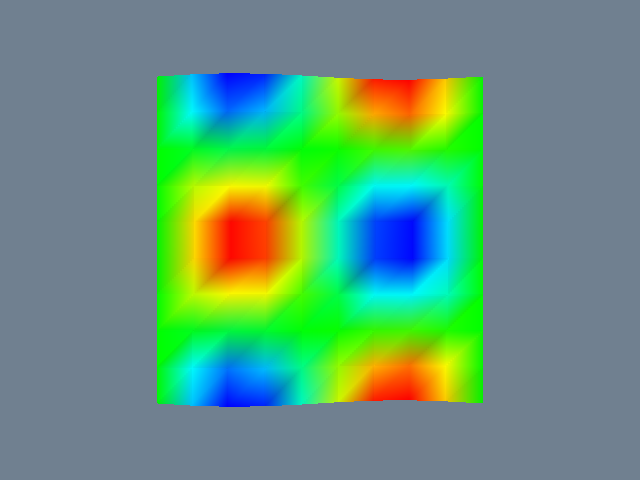

Write Python code to recreate this figure.
#!/usr/bin/env python

# Read an EnSight Gold case file using vtkGenericEnSightReader and display
# the geometry with scalar coloring.  A small EnSight Gold dataset (a quad
# surface with a scalar field) is generated if the files do not already exist.

import math
import os
from pathlib import Path

# Factory overrides: importing these modules registers the OpenGL rendering
# and interaction style implementations for vtkRenderingCore factory classes.
import vtkmodules.vtkInteractionStyle  # noqa: F401
import vtkmodules.vtkRenderingOpenGL2  # noqa: F401

# VTK pipeline classes used in this example
from vtkmodules.vtkFiltersGeometry import vtkDataSetSurfaceFilter
from vtkmodules.vtkIOEnSight import vtkGenericEnSightReader
from vtkmodules.vtkRenderingCore import (
    vtkActor,
    vtkPolyDataMapper,
    vtkRenderWindow,
    vtkRenderWindowInteractor,
    vtkRenderer,
)

# Colors (normalized RGB)
slate_gray_rgb = (0.439, 0.502, 0.565)

# Data directory: defaults to the folder containing this script
data_dir = Path(os.environ.get("VPE_DATA_DIR", Path(__file__).parent))
case_path = data_dir / "sample.case"

# Generate a minimal EnSight Gold dataset if the files do not exist
if not case_path.exists():
    nx, ny = 10, 10
    n_nodes = nx * ny
    n_cells = (nx - 1) * (ny - 1)

    # Write the geometry file
    geo_path = data_dir / "sample.geo"
    with open(geo_path, "w") as f:
        f.write("EnSight Gold Geometry\n")
        f.write("Generated by ReadEnSight example\n")
        f.write("node id off\n")
        f.write("element id off\n")
        f.write("part\n")
        f.write("         1\n")
        f.write("quad surface\n")
        f.write("coordinates\n")
        f.write(f"{n_nodes:8d}\n")
        # x coordinates
        for j in range(ny):
            for i in range(nx):
                f.write(f"{i * 1.0:12.5e}\n")
        # y coordinates
        for j in range(ny):
            for i in range(nx):
                f.write(f"{j * 1.0:12.5e}\n")
        # z coordinates (sin ripple)
        for j in range(ny):
            for i in range(nx):
                z = math.sin(i * 0.7) * math.cos(j * 0.7) * 0.5
                f.write(f"{z:12.5e}\n")
        f.write("quad4\n")
        f.write(f"{n_cells:8d}\n")
        for j in range(ny - 1):
            for i in range(nx - 1):
                n0 = j * nx + i + 1
                n1 = n0 + 1
                n2 = n1 + nx
                n3 = n0 + nx
                f.write(f"{n0:8d}{n1:8d}{n2:8d}{n3:8d}\n")

    # Write the scalar file
    scalar_path = data_dir / "sample.scl"
    with open(scalar_path, "w") as f:
        f.write("Height\n")
        f.write("part\n")
        f.write("         1\n")
        f.write("coordinates\n")
        for j in range(ny):
            for i in range(nx):
                z = math.sin(i * 0.7) * math.cos(j * 0.7) * 0.5
                f.write(f"{z:12.5e}\n")

    # Write the case file
    with open(case_path, "w") as f:
        f.write("FORMAT\n")
        f.write("type: ensight gold\n")
        f.write("GEOMETRY\n")
        f.write("model: sample.geo\n")
        f.write("VARIABLE\n")
        f.write("scalar per node: Height sample.scl\n")

# Reader: load the EnSight case
reader = vtkGenericEnSightReader()
reader.SetCaseFileName(str(case_path))
reader.Update()

# Filter: extract surface geometry
surface = vtkDataSetSurfaceFilter()
surface.SetInputData(reader.GetOutput().GetBlock(0))

# Mapper: map polygon data to graphics primitives with scalar coloring
mapper = vtkPolyDataMapper()
mapper.SetInputConnection(surface.GetOutputPort())
mapper.SetScalarRange(reader.GetOutput().GetBlock(0).GetScalarRange())

# Actor: assign the mapped geometry
actor = vtkActor()
actor.SetMapper(mapper)

# Renderer: assemble the scene
renderer = vtkRenderer()
renderer.AddActor(actor)
renderer.SetBackground(slate_gray_rgb)

# Window: display the rendered scene
render_window = vtkRenderWindow()
render_window.AddRenderer(renderer)
render_window.SetWindowName("read ensight")
render_window.SetMultiSamples(0)
render_window.SetSize(640, 480)

# Interactor: handle mouse and keyboard events
interactor = vtkRenderWindowInteractor()
interactor.SetRenderWindow(render_window)

# Scene: configure the camera
renderer.ResetCamera()

interactor.Initialize()
interactor.Start()
